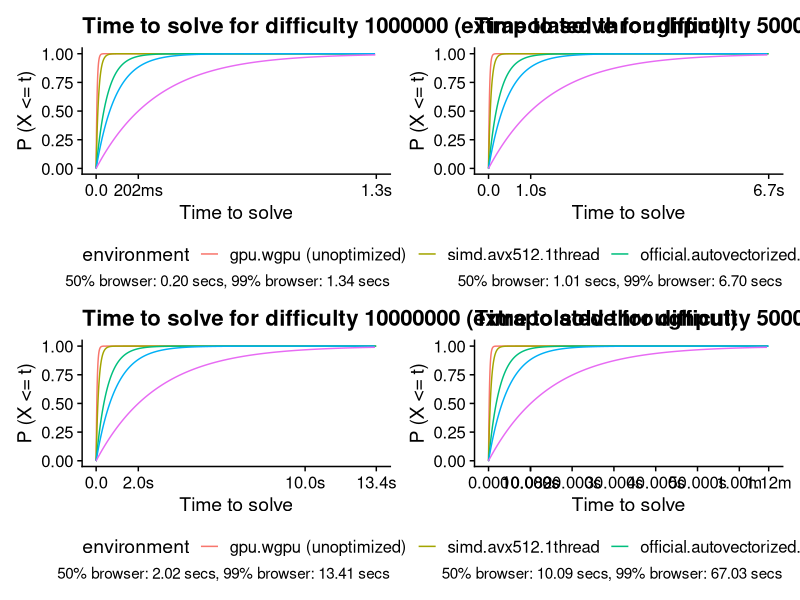

This figure's R source:
#! /usr/bin/env Rscript --vanilla

library(tidyverse)
library(patchwork)
library(cowplot)
library(scales)


browser.hps <- 5e6 / mean(c(
        0.105, 1.69, 1.06, 1.89, 1.91, 1.09, 1.80, 0.97, 0.71, 1.15, 3.59, 1.09, 0.14, 3.98, 1.26, 1.05, 1.26
    ))

hps <- tribble(
    ~environment, ~hps,
    "official.browser", browser.hps,
    "simd.avx512.1thread", 5e7 / 0.59855,
    "official.autovectorized.1thread", 5e7 / 2.6573,
    "official.generic.x86.1thread", 5e7 / 4.696,
    "gpu.wgpu (unoptimized)", 5e7 / 0.22723,
) |>
    mutate(
        environment = fct_reorder(environment, hps, .desc = TRUE),
    )

plots <- list()

p <- map2(c(1000000, 5000000, 10000000, 50000000), c("bottom", "none", "bottom", "none"), \(difficulty, legend.position) {
    df <- tibble(iterations = 2^seq(0, 40, by=0.01)) |>
        mutate(p = pgeom(iterations, 1/difficulty))
    
    browser.t50 <- qgeom(0.5, 1/difficulty) / browser.hps
    browser.t99 <- qgeom(0.99, 1/difficulty) / browser.hps

    df |> 
        cross_join(hps) |>
        mutate(time = iterations / hps) |>
        ggplot(aes(x = time, y = p, color = environment)) +
        geom_line() +
        labs(
            title = sprintf("Time to solve for difficulty %d (extrapolated throughput)", difficulty),
            x = "Time to solve",
            y = "P (X <= t)",
            caption = sprintf("50%% browser: %.2f secs, 99%% browser: %.2f secs", browser.t50, browser.t99)
            ) +
        scale_x_continuous(
          limits = c(0, browser.t99),
          labels = label_timespan(unit = "secs"),
          breaks = c(seq(0, browser.t99, by = if (browser.t99 > 5) 10 else 2), browser.t99, browser.t50)) +
        theme_cowplot() +
        theme(legend.position = legend.position)
}) |> reduce(`+`)

ggsave("time.png", p, width = 18, height = 12, bg = "white", dpi = 300)
